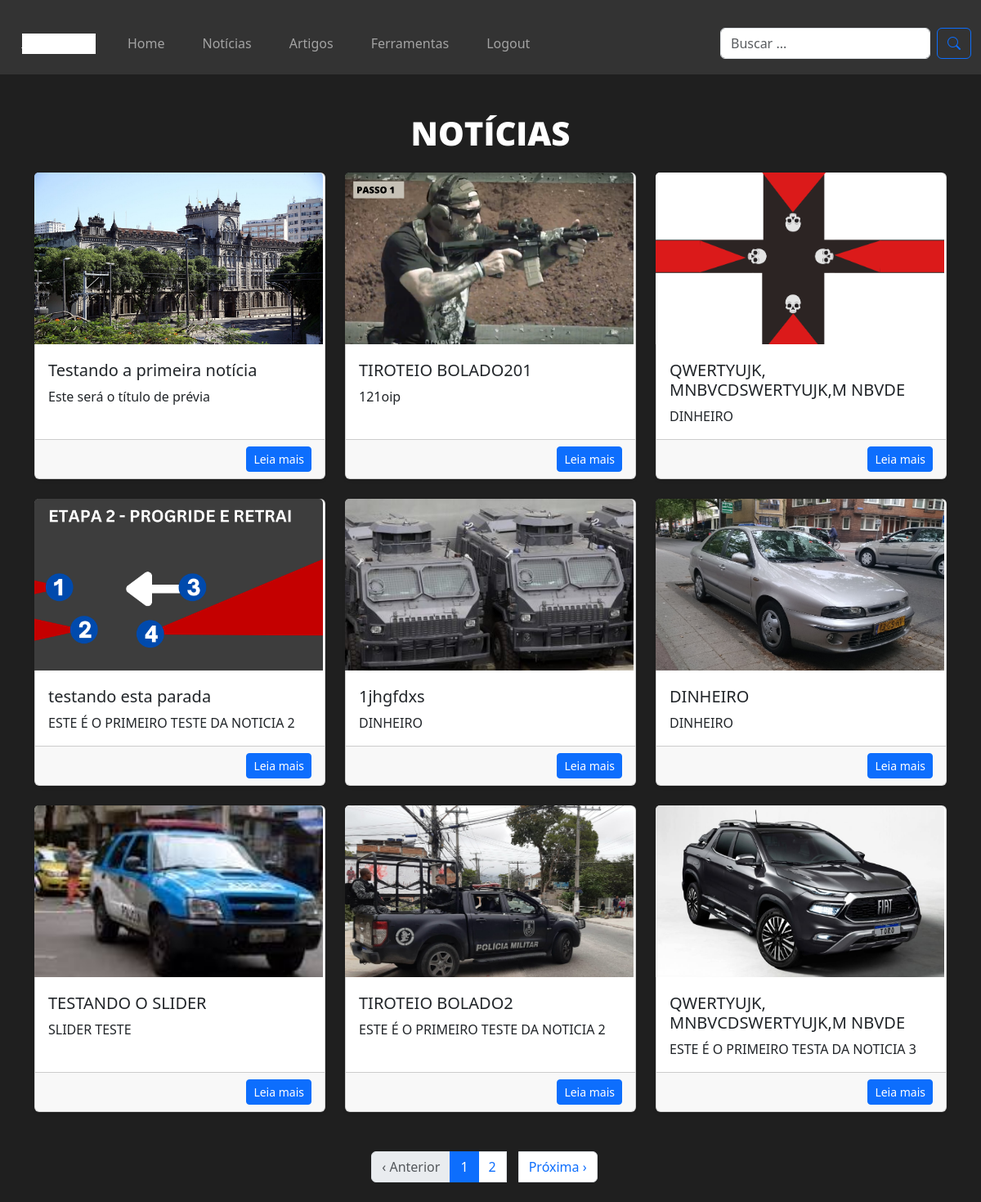
Screenshot of /noticias/ with the database file from the repository.
### crud/models.py (models this page shows, shortened)
class noticia(models.Model):
    titulo = models.CharField(max_length=200)
    previo = models.CharField(max_length=70)
    conteudo = models.TextField()
    data_criacao = models.DateTimeField(auto_now_add=True)
    imagem = models.ImageField(upload_to='crud/', blank = True, null = True)

### crud/views.py (the view, shortened to what this page needs)
# urls.py: path('noticias/', NoticiaView.as_view(), name='noticias'),
class NoticiaView(ListView):
    model = noticia
    template_name = 'html/noticias.html'
    context_object_name = 'noticias'
    paginate_by = 9
    def get_queryset(self):
        queryset = super().get_queryset().order_by('-data_criacao')
        search = self.request.GET.get('search')
        return queryset

### crud/templates/html/noticias.html (shortened to what this page needs)
{% extends 'html/base1.html' %}
{% block content %}
<div class="container my-4">
    <h1 class="text-center" style="font-family: 'Open Sans', sans-serif; font-weight: 800; color:#fff;">NOTÍCIAS</h1>
    <div class="row mt-4">
        {% if noticias %}
            {% for noticia in noticias %}
            <div class="col-md-4 mb-4">
                <div class="card h-100 shadow-sm">
                    {% if noticia.imagem and noticia.imagem.url %}
                    <a href="{% url 'noticia_detail' noticia.id %}" class="btn btn-primary btn-sm" style="background-color:transparent; border: none;">
                        <img src="{{ noticia.imagem.url }}" class="card-img-top" alt="Imagem da notícia" style="height: 210px; object-fit: cover;">
                    </a>
                    {% else %}
                    <div class="card-img-top bg-secondary d-flex align-items-center justify-content-center text-white" style="height: 200px;">
                        <span>Sem imagem disponível</span>
                    </div>
                    {% endif %}
                    <div class="card-body">
                        <h5 class="card-title">{{ noticia.titulo }}</h5>
                        <p class="card-text">{{ noticia.previo }}</p>
                    </div>
                    <div class="card-footer text-end">
                        <a href="{% url 'noticia_detail' noticia.id %}" class="btn btn-primary btn-sm">Leia mais</a>
                    </div>
                </div>
            </div>
            {% endfor %}
        {% else %}
            <p>Poxa! Nada foi encontrado</p>
        {% endif %}
    </div>
    <nav aria-label="Page navigation" class="mt-4">
        <ul class="pagination justify-content-center">
            {% if page_obj.has_previous %}
                <li class="page-item">
                    <a class="page-link" href="?page={{ page_obj.previous_page_number }}">‹ Anterior</a>
                </li>
            {% else %}
                <li class="page-item disabled">
                    <span class="page-link">‹ Anterior</span>
                </li>
            {% endif %}
            {% for num in page_obj.paginator.page_range %}
                {% if num == page_obj.number %}
                    <li class="page-item active">
                        <span class="page-link">{{ num }}</span>
                    </li>
                {% elif num >= page_obj.number|add:-2 and num <= page_obj.number|add:2 %}
                    <li class="page-item">
                        <a class="page-link" href="?page={{ num }}">{{ num }}</a>
                    </li>
                {% endif %}
            {% endfor %}
            {% if page_obj.has_next %}
                <li class="page-item">
                    <a class="page-link" href="?page={{ page_obj.next_page_number }}">Próxima ›</a>
                </li>
            {% else %}
                <li class="page-item disabled">
                    <span class="page-link">Próxima ›</span>
                </li>
            {% endif %}
        </ul>
    </nav>
    {% endblock %}

### crud/templates/html/base1.html (style rules this page uses)
.card-img, .card-img-bottom, .card-img-top { width: 106.5%; margin-left:-9px; }
* { margin: 0; padding: 0; box-sizing: border-box; }
body { font-family: 'Roboto', sans-serif; background-color: #f4f4f4; color: #333; }
nav { text-align: center; margin-top: 15px; }
nav a { color: #fff; margin: 0 15px; text-decoration: none; font-weight: 500; }

### crud/templates/html/noticias.html (style rules this page uses)
.card-img, .card-img-bottom, .card-img-top { width: 104.5%; margin-left:-9px; margin-top:-5px; }

### rows the page displays
noticia: imagem (picture), titulo "Testando a primeira notícia", previo "Este será o título de prévia"
noticia: imagem (picture), titulo "TIROTEIO BOLADO201", previo "121oip"
noticia: imagem (picture), titulo "QWERTYUJK, MNBVCDSWERTYUJK,M NBVDE", previo "DINHEIRO"
noticia: imagem (picture), titulo "testando esta parada", previo "ESTE É O PRIMEIRO TESTE DA NOTICIA 2"
noticia: imagem (picture), titulo "1jhgfdxs", previo "DINHEIRO"
noticia: imagem (picture), titulo "DINHEIRO", previo "DINHEIRO"
noticia: imagem (picture), titulo "TESTANDO O SLIDER", previo "SLIDER TESTE"
noticia: imagem (picture), titulo "TIROTEIO BOLADO2", previo "ESTE É O PRIMEIRO TESTE DA NOTICIA 2"
noticia: imagem (picture), titulo "QWERTYUJK, MNBVCDSWERTYUJK,M NBVDE", previo "ESTE É O PRIMEIRO TESTA DA NOTICIA 3"

### other values shown
{{ num }} "1"
{{ num }} "2"
